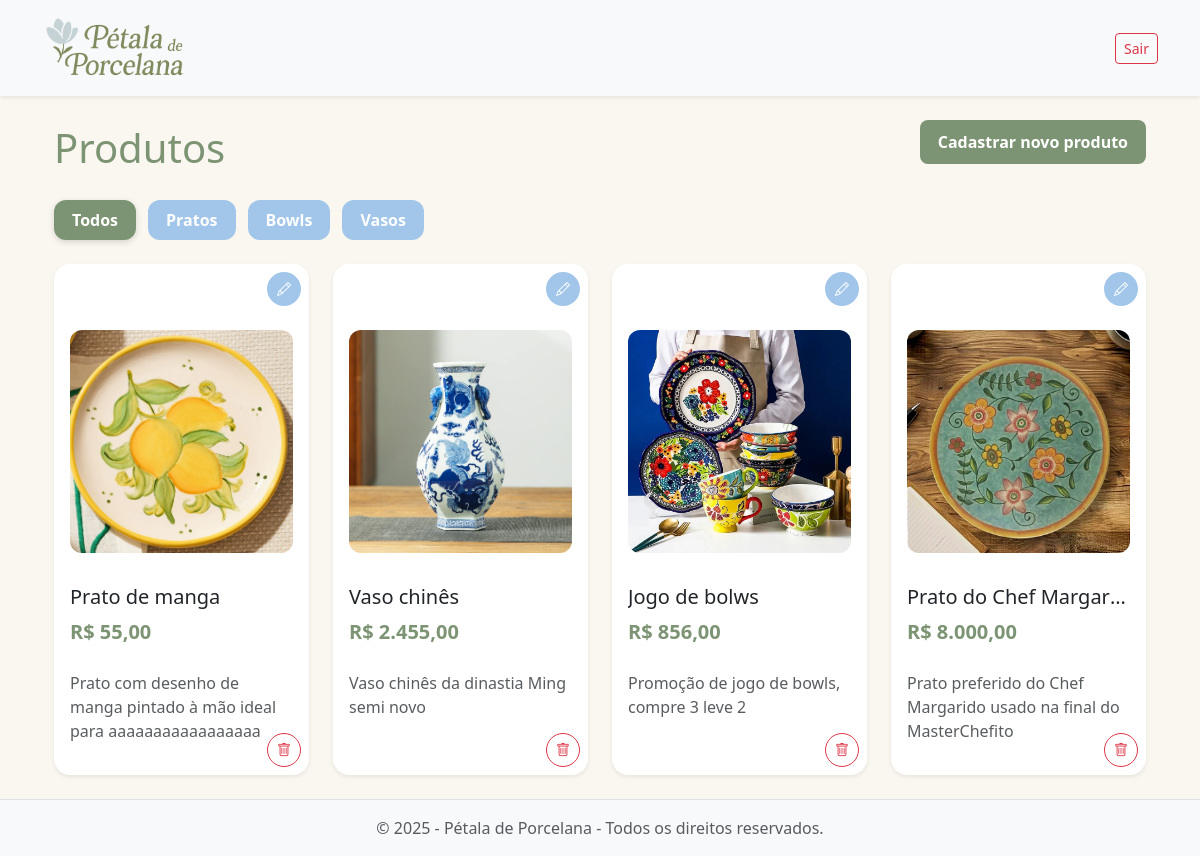
Screenshot of /produtos/ (signed in) with the database file from the repository.
### models.py (models this page shows, shortened)
class Categoria(db.Model):
    id = db.Column(db.Integer, primary_key=True)
    nome = db.Column(db.String(50), nullable=False, unique=True)
    produtos = db.relationship('Produto', backref='categoria', lazy=True)

class Produto(db.Model):
    id = db.Column(db.Integer, primary_key=True)
    nome = db.Column(db.String(100), nullable=False)
    descricao = db.Column(db.Text, nullable=True)
    preco = db.Column(db.Float, nullable=False)
    imagem = db.Column(db.String(100), nullable=True)
    categoria_id = db.Column(db.Integer, db.ForeignKey('categoria.id'), nullable=True)

### routes/produtos.py (the view)
@produtos_bp.route('/')
def listar():
    categoria_id = request.args.get('categoria', type=int)
    categorias = Categoria.query.all()
    if categoria_id:
        produtos = Produto.query.filter_by(categoria_id=categoria_id).all()
    else:
        produtos = Produto.query.all()
    return render_template('listar.html', produtos=produtos, categorias=categorias, categoria_id=categoria_id)

### app.py (called while the page is built)
def formatar_moeda_br(valor):
    return f"{valor:,.2f}".replace(",", "X").replace(".", ",").replace("X", ".")

@login_manager.user_loader
def load_user(user_id):
    return Usuario.query.get(int(user_id))

### templates/listar.html (shortened to what this page needs)
{% extends "base.html" %}
{% block content %}
<div class="container">
    <div class="d-flex justify-content-between align-items-center mb-3">
        <h1>Produtos</h1>
        {% if current_user.is_authenticated and current_user.is_admin %}
        <a href="{{ url_for('produtos.cadastrar') }}" class="cadastrar-btn">Cadastrar novo produto</a>
        {% endif %}
    </div>
<div class="tabs">
  <a href="{{ url_for('produtos.listar') }}"
     class="tab {% if not categoria_id %}active{% endif %}">
    Todos
  </a>
  {% for categoria in categorias %}
    <a href="{{ url_for('produtos.listar', categoria=categoria.id) }}"
       class="tab {% if categoria_id == categoria.id %}active{% endif %}">
       {{ categoria.nome }}
    </a>
  {% endfor %}
</div>
    <div class="row row-cols-1 row-cols-md-3 row-cols-lg-4 g-4">
        {% for produto in produtos %}
        <div class="col">
            <div class="card h-100 shadow-sm border-0 rounded-4 position-relative" style="overflow: hidden;">
                {% if current_user.is_authenticated and current_user.is_admin %}
                <div class="d-flex justify-content-end align-items-center bg-white p-2 rounded-top-4" style="height: 50px;">
                    <a href="{{ url_for('produtos.editar', id=produto.id) }}"
                       class="btn btn-sm btn-custom rounded-circle d-flex align-items-center justify-content-center produto-actions"
                       title="Editar">
                       <i class="bi bi-pencil"></i>
                    </a>
                </div>
                {% else %}
                <div class="bg-white p-2 rounded-top-4" style="height: 50px;"></div>
                {% endif %}
                <div class="p-3">
                    {% if produto.imagem %}
                    <div style="width: 100%; aspect-ratio: 1 / 1; overflow: hidden; border-radius: 12px;">
                        <img src="{{ url_for('static', filename='uploads/' ~ produto.imagem) }}"
                             alt="{{ produto.nome }}"
                             style="width: 100%; height: 100%; object-fit: cover; object-position: center; display: block;">
                    </div>
                    {% else %}
                    <div class="bg-secondary d-flex align-items-center justify-content-center text-white"
                         style="width: 100%; aspect-ratio: 1 / 1; border-radius: 12px;">
                        Sem imagem
                    </div>
                    {% endif %}
                </div>
                <div class="card-body d-flex flex-column position-relative">
                    <h5 class="card-title text-truncate" title="{{ produto.nome }}">{{ produto.nome }}</h5>
                    <p class="card-text preco-produto fs-5 fw-bold mb-4">R$ {{ produto.preco|moeda_br }}</p>
                    <p class="card-text text-muted" style="flex-grow: 1; overflow: hidden; text-overflow: ellipsis; max-height: 4.5em;">
                        {{ produto.descricao }}
                    </p>
                    {% if current_user.is_authenticated and current_user.is_admin %}
                    <button type="button"
                            class="btn btn-sm btn-outline-danger d-flex align-items-center justify-content-center p-2 rounded-circle position-absolute bottom-0 end-0 m-2"
                            title="Excluir"
                            style="width: 34px; height: 34px;"
                            data-bs-toggle="modal"
                            data-bs-target="#confirmDeleteModal"
                            data-id="{{ produto.id }}">
                        <i class="bi bi-trash"></i>
                    </button>
                    {% endif %}
                </div>
            </div>
        </div>
        {% endfor %}
    </div>
</div>
{% endblock %}

### static/styles.css (style rules this page uses)
body { background-color: #FAF7F0; color: #333333; font-family: 'Segoe UI', Tahoma, Geneva, Verdana, sans-serif; }
a { color: #7C9473; text-decoration: none; transition: color 0.3s ease; }
.btn-custom { background-color: #A1C6EA; color: white; border: none; transition: background-color 0.3s ease; }
h1, h2, h3 { color: #7C9473; }
.card { border-radius: 12px; background-color: #ffffff; }
.produto-actions { margin-top: auto; display: flex; gap: 10px; }
.cadastrar-btn { background-color: #7C9473; color: white; border-radius: 8px; padding: 10px 18px; font-weight: 600; text-decoration: none; display: inline-block; transition: background-color 0.3s ease; margin-bottom: 20px; }
.btn-custom { background-color: #A1C6EA; color: white; border: none; width: 34px; height: 34px; padding: 0; display: flex; align-items: center; justify-content: center; border-radius: 50%; transition: background-color 0.3s ease; }
.preco-produto { color: #7C9473; }
.tabs { display: flex; gap: 12px; margin-bottom: 1.5rem; font-weight: 600; font-family: 'Segoe UI', Tahoma, Geneva, Verdana, sans-serif; }
.tab { cursor: pointer; padding: 8px 18px; border-radius: 12px; background-color: #A1C6EA; color: white; transition: background-color 0.3s ease; user-select: none; }
.tab.active { background-color: #7C9473; color: white; box-shadow: 0 2px 6px rgba(0,0,0,0.15); }

### rows the page displays
Categoria: nome "Pratos"
Categoria: nome "Bowls"
Categoria: nome "Vasos"
Produto: imagem (picture), nome "Prato de manga", preco|moeda_br "55,00", descricao "Prato com desenho de manga pintado à mão ideal para aaaaaaaaaaaaaaaaa…"
Produto: imagem (picture), nome "Vaso chinês", preco|moeda_br "2.455,00", descricao "Vaso chinês da dinastia Ming semi novo"
Produto: imagem (picture), nome "Jogo de bolws", preco|moeda_br "856,00", descricao "Promoção de jogo de bowls, compre 3 leve 2", {{ produto.id }} 3 (drawn)
Produto: imagem (picture), nome "Prato do Chef Margar…", preco|moeda_br "8.000,00", descricao "Prato preferido do Chef Margarido usado na final do MasterChefito"
